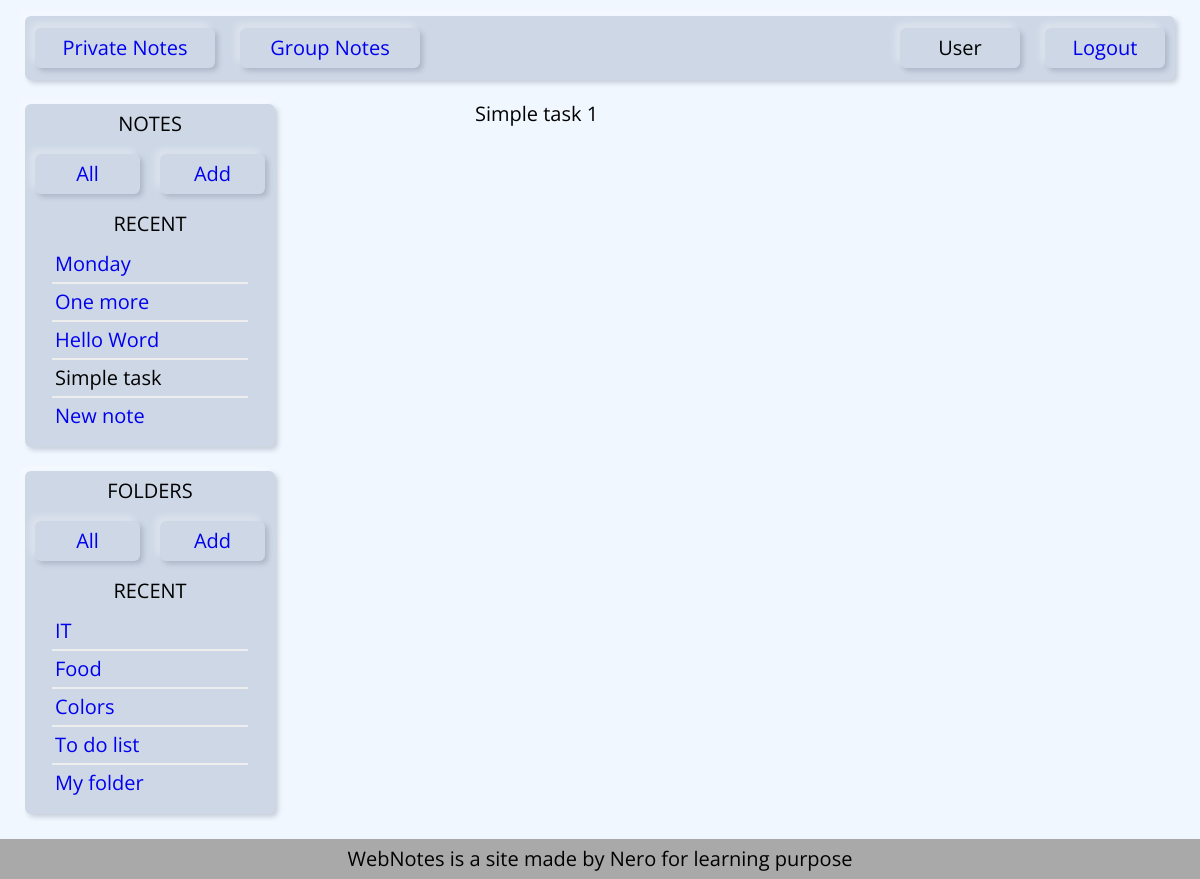
The page /private_notes/user/simple-task/ (signed in) on the database as committed earlier.
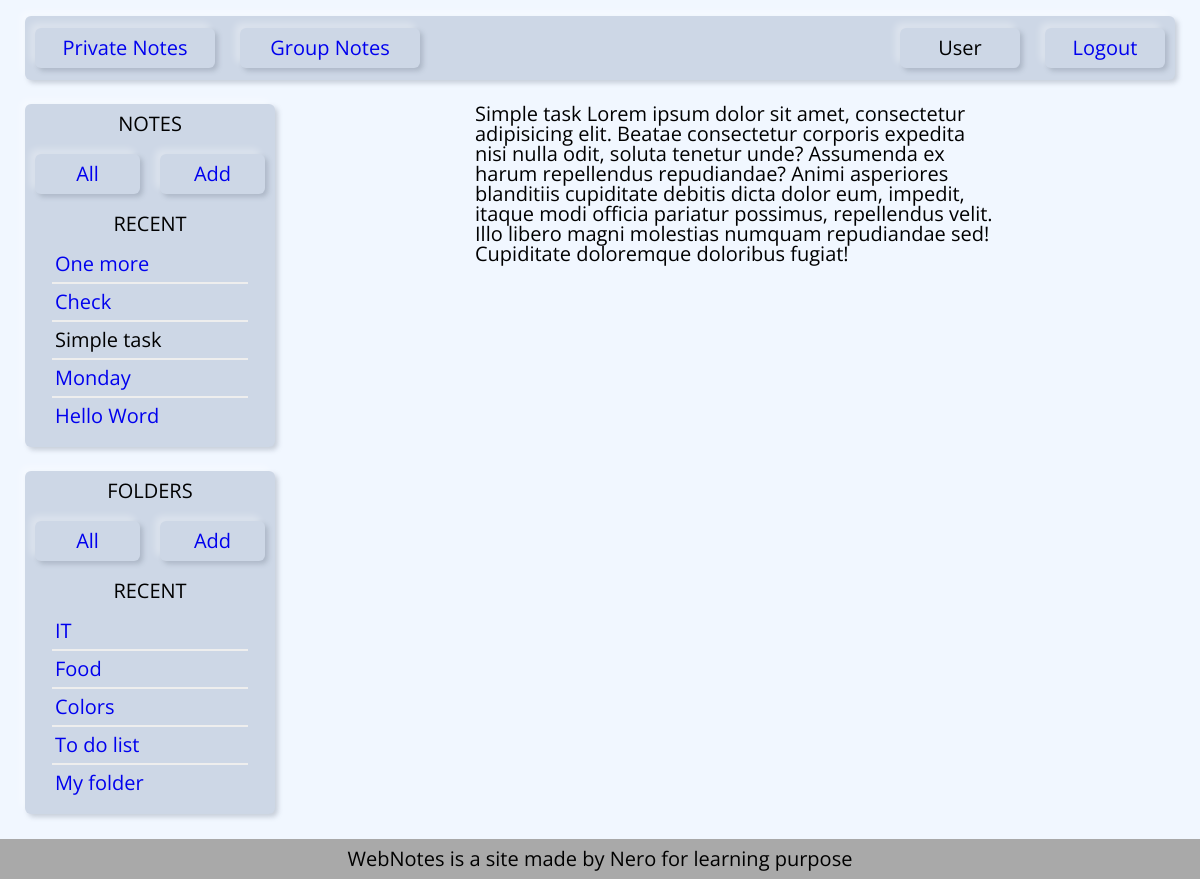
The same page on the database as committed later.
### notes/models.py (models this page shows, shortened)
class Note(models.Model):
    title = models.CharField(max_length=50)
    slug = models.SlugField(max_length=255, db_index=True)
    content = models.TextField()
    icon = models.ImageField(upload_to='photos/%Y/%m/%d/', blank=True)
    time_created = models.DateTimeField(auto_now_add=True)
    time_updated = models.DateTimeField(auto_now=True)
    user = models.ForeignKey(User, on_delete=models.PROTECT)
    folder = models.ForeignKey('Folder', on_delete=models.CASCADE, blank=True, null=True)
    def __str__(self):
        return self.title
    def get_url(self, template):
        return reverse(template, kwargs={'username': self.user.username, 'note_slug': self.slug})
    def get_absolute_url(self):
        return self.get_url('show_note')
    class Meta:
        ordering = ['-time_updated']

class Folder(models.Model):
    title = models.CharField(max_length=50)
    slug = models.SlugField(max_length=255, db_index=True)
    user = models.ForeignKey(User, on_delete=models.PROTECT)
    time_created = models.DateTimeField(auto_now_add=True)
    time_updated = models.DateTimeField(auto_now=True)
    def __str__(self):
        return self.title
    def get_absolute_url(self):
        return reverse('show_folder', kwargs={'username': self.user.username, 'folder_slug': self.slug})
    class Meta:
        ordering = ['-time_updated']

### notes/views.py (the view)
# urls.py: path('private_notes/<slug:username>/<slug:note_slug>/', ShowNote.as_view(), name='show_note'),
class ShowNote(LoginRequiredMixin, DataMixin, DetailView):
    model = Note
    template_name = 'notes/show_note.html'
    context_object_name = 'note'
    def get_context_data(self, *, object_list=None, **kwargs):
        context = super().get_context_data(**kwargs)
        if self.object.folder:
            context['folder_selected'] = self.object.folder.pk
            context['folder_link'] = True
        c_def = self.get_user_context(title='Note: ' + str(context['note']),
                                      note_selected=self.object.pk)
        return dict(list(context.items()) + list(c_def.items()))
    def get_object(self, queryset=None):
        try:
            return Note.objects.get(user=self.request.user.id, slug=self.kwargs.get('note_slug', None))
        except self.model.DoesNotExist:
            raise Http404("No such note")

### notes/utils.py (called while the page is built)
    @staticmethod
    def get_sidebar_manu(context_item, sidebar_menu):
        m = sidebar_menu.copy()
        if len(context_item) == 0:
            m.pop(0)
        return m

    def get_user_context(self, **kwargs):
        context = kwargs
        context['menu'] = menu
        self.kwargs['username'] = self.request.user
        context['sidebar_notes'] = Note.objects.filter(user__username=
                                                       self.kwargs['username']).select_related('user')[:5]
        context['sidebar_folders'] = Folder.objects.filter(user__username=
                                                           self.kwargs['username']).select_related('user')[:5]
        context['sidebar_notes_menu'] = self.get_sidebar_manu(context['sidebar_notes'], sidebar_notes_menu)
        context['sidebar_folder_menu'] = self.get_sidebar_manu(context['sidebar_folders'], sidebar_folder_menu)
        return context

### notes/templates/notes/show_note.html
{% extends 'notes/private_notes.html' %}
{% block content %}
    <div class="container-notes">
        {{ note.title }}
        {{ note.content }}
    </div>
{% endblock %}

### notes/templates/notes/private_notes.html (shortened to what this page needs)
{% extends 'notes/base.html' %}
{% block sidebar %}
    <aside class="container-sidebar">
            <ul class="sidebar">
                <li class="sidebar-text">notes</li>
                <li class="sidebar-wrapper">
                    {% for m in sidebar_notes_menu %}
                        {% if selected == m.url_name %}
                            <a href="{% url m.url_name %}" class="item sidebar-item selected">{{ m.name }}</a>
                        {% else %}
                            <a href="{% url m.url_name %}" class="item sidebar-item not-selected">{{ m.name }}</a>
                        {% endif %}
                    {% endfor %}
                </li>
                {% if sidebar_notes|length > 0 %}
                    <li class="sidebar-text">recent</li>
                {% endif %}
                {% for n in sidebar_notes %}
                    {% if n.pk == note_selected %}
                        <li class="sidebar-list">{{ n|truncatechars:19 }}</li>
                    {% else %}
                        <li class="sidebar-list"><a href="{{ n.get_absolute_url }}">{{ n|truncatechars:19 }}</a></li>
                    {% endif %}
                    <hr class="sidebar-list-separator">
                {% endfor %}
            </ul>
            <ul class="sidebar">
                <li class="sidebar-text">folders</li>
                <li class="sidebar-wrapper">
                    {% for m in sidebar_folder_menu %}
                        {% if selected == m.url_name %}
                            <a href="{% url m.url_name %}" class="item sidebar-item selected">{{ m.name }}</a>
                        {% else %}
                            <a href="{% url m.url_name %}" class="item sidebar-item not-selected">{{ m.name }}</a>
                        {% endif %}
                    {% endfor %}
                </li>
                {% if sidebar_folders|length > 0 %}
                    <li class="sidebar-text">recent</li>
                {% endif %}
                {% for f in sidebar_folders %}
                    {% if folder_link %}
                        <li class="sidebar-list"><a href="{{ f.get_absolute_url }}">{{ f|truncatechars:19 }}</a></li>
                    {% elif f.pk == folder_selected %}
                        <li class="sidebar-list">{{ f|truncatechars:19 }}</li>
                    {% else %}
                        <li class="sidebar-list"><a href="{{ f.get_absolute_url }}">{{ f|truncatechars:19 }}</a></li>
                    {% endif %}
                    <hr class="sidebar-list-separator">
                {% endfor %}
            </ul>
    </aside>
{% endblock %}

### notes/templates/notes/base.html (shortened to what this page needs)
{% load static %}
<!DOCTYPE html>
<html lang="en">
<head>
    <link href="{% static 'notes/css/styles.css' %}" rel="stylesheet">
</head>
<body>
{% block header %}
<header class="container-header">
    <nav>
        <ul>
            {% if request.user.is_authenticated %}
                {% for m in menu %}
                    <li class="item nav-item not-selected"><a href="{% url m.url_name %}">{{ m.title }}</a></li>
                {% endfor %}
            {% else %}
                <li  class="item nav-item not-selected">WebNotes</li>
            {% endif %}
        </ul>
        <ul>
            {% if request.user.is_authenticated %}
                <li  class="item nav-item-user not-selected">{{ user.username.capitalize }}</li>
                <li  class="item nav-item-user not-selected"><a href="{% url 'logout' %}">Logout</a></li>
            {% else %}
                <li  class="item nav-item-user not-selected"><a href="{% url 'login' %}">Login</a></li>
                <li  class="item nav-item-user not-selected"><a href="{% url 'sign_in' %}">Sign in</a></li>
            {% endif %}
        </ul>
    </nav>
</header>
{% endblock %}
<div class="container-main">
    {% block sidebar %}{% endblock %}
        <div class="container-content-pagination">
            <div class="container-content">
                {% block content %}{% endblock %}
            </div>
        </div>
</div>
<footer>
    <span>WebNotes is a site made by Nero for learning purpose</span>
</footer>
</body>
</html>

Rows that differ between the two databases and show on the page:
no longer on this page (row edited): Note: title "New note"
changed Note "One more": moves up the list
added Note: title "Check"
changed Note "Simple task": content "1" → "Lorem ipsum dolor sit amet, consectetur adipisicing elit. Beatae consectetur corporis expedita nisi nulla odit, soluta tenetur unde? Assumenda ex harum repellendus repudiandae? Animi asperiores blanditiis cupiditate debitis dicta dolor eum, impedit, itaque modi officia pariatur possimus, repellendus velit. Illo libero magni molestias numquam repudiandae sed! Cupiditate doloremque doloribus fugiat!"; moves up the list
